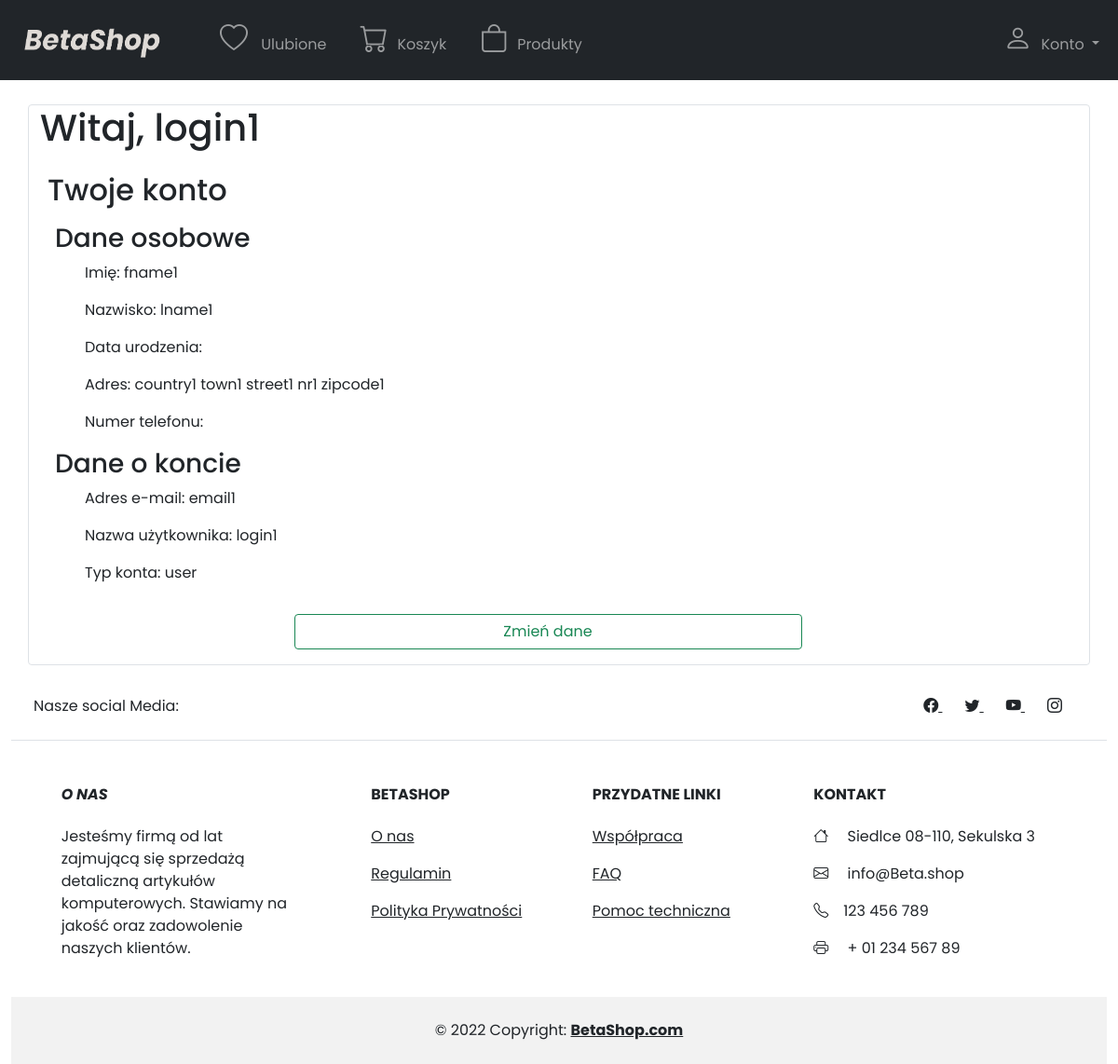
The app's page /konto.php (signed in) with its own data.
### tables this page shows
create table if not EXISTS users (
    user_id int AUTO_INCREMENT not null,
    login varchar(255),
    email varchar(255),
   	pass varchar(255),
    fname varchar(255),
    lname varchar(255),
    birthDate date,
    phoneNumber varchar(64),
    country varchar(255),
    town varchar(255),
    street varchar(255),
    house_nr varchar(255),
    zipcode varchar(255),
    privileges varchar(255),
    PRIMARY KEY(user_id)
    );

### konto.php (the view, shortened to what this page needs)
<!DOCTYPE html>
<html lang="pl">
<head>
	<?php
	require("connection.php");
	require("bootstrapConnection.php");
	?>
</head>
<body>
	<?php
	require("navbar.php");
	?>
	<section class="page">
		<div class="container">
			<div class="row text-justify bg-second_navbar my-2">
				<?php
				if (isset($_SESSION['user'])) {
					$login = $_SESSION['user'];
					$zapytanie = $conn->query("SELECT * FROM users WHERE login = '$login'");
					while ($row = $zapytanie->fetch()) {
				?>
						<div class="border rounded">
							<h1>Witaj, <?= $row['login'] ?></h1>
							<h2 class="pb-2 py-3 ps-2">Twoje konto</h2>
							<h3 class="ps-3">Dane osobowe</h3>
							<p class="ps-5">Imię: <?= $row['fname'] ?></p>
							<p class="ps-5">Nazwisko: <?= $row['lname'] ?></p>
							<p class="ps-5">Data urodzenia: <?= $row['birthDate'] ?></p>
							<p class="ps-5">Adres: <?= $row['country'] ?> <?= $row['town'] ?> <?= $row['street'] ?> <?= $row['house_nr'] ?> <?= $row['zipcode'] ?></p>
							<p class="ps-5">Numer telefonu: <?= $row['phoneNumber'] ?></p>
							<h3 class="ps-3">Dane o koncie</h3>
							<p class="ps-5">Adres e-mail: <?= $row['email'] ?></p>
							<p class="ps-5">Nazwa użytkownika: <?= $row['login'] ?></p>
							<p class="ps-5">Typ konta: <?= $row['privileges'] ?></p>
							<div class="row text-center ">
								<div class="row">
									<div class="col-12 text-center">
										<form class="d-flex justify-content-center my-3" action="newdetails.php">
											<button class="btn btn-outline-success w-50" type="submit">Zmień dane</button>
										</form>
									</div>
								</div>
							</div>
						</div>
					<?php
					}
				} else {
					?>
					<form class="d-flex justify-content-center me-2 my-5" action="login.php">
						<button class="btn btn-outline-success w-50" type="submit">Zaloguj sie by uzyskać informacje o koncie</button>
					</form>
				<?php
				}
				?>
			</div>
		</div>
		<?php
		include("footer.php");
		?>
</body>
</html>

### main.css (style rules this page uses)
body { font-family: 'Poppins'; }

### records on screen
users: login "login1", fname "fname1", lname "lname1", country "country1", town "town1", street "street1", house_nr "nr1", zipcode "zipcode1", email "email1", privileges "user"
